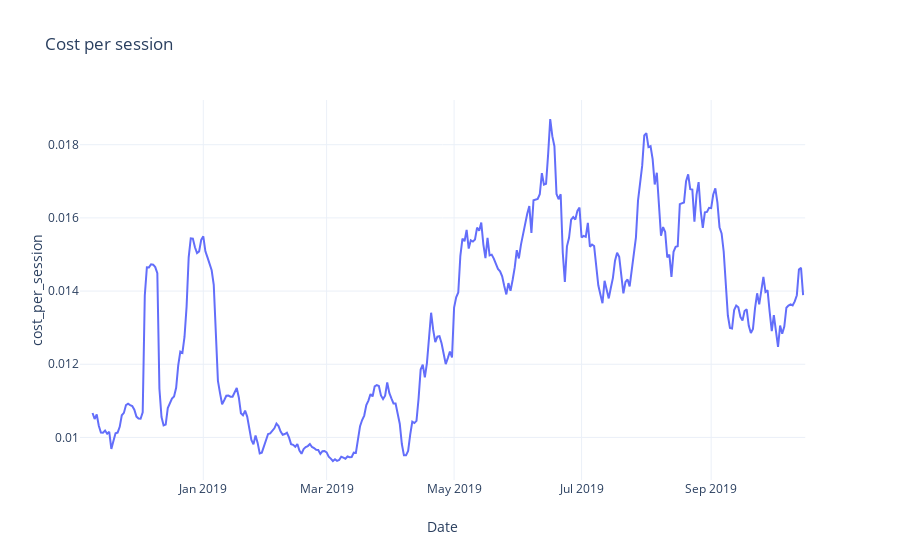

The code cell stored with this chart in its notebook:
### Code cell
pe.line(weekly, x='Date', y='cost_per_session', template=template, title="Cost per session")

### Figure 1 — Plotly figure (JSON) as saved in the notebook; plotly's stock layout.template omitted (floating-point values rounded to 4 significant figures; data arrays with more than 128 entries replaced by an {"elided": "..."} marker saying what was removed)
{"data": [{"hoverlabel": {"namelength": 0}, "hovertemplate": "Date=%{x}<br>cost_per_session=%{y}", "legendgroup": "", "line": {"color": "#636efa", "dash": "solid"}, "mode": "lines", "name": "", "showlegend": false, "type": "scatter", "x": {"elided": "348 str values"}, "xaxis": "x", "y": {"elided": "348 float values"}, "yaxis": "y"}], "layout": {"autosize": true, "legend": {"tracegroupgap": 0}, "title": {"text": "Cost per session"}, "xaxis": {"anchor": "y", "autorange": true, "domain": [0, 0.98], "range": ["2018-11-03", "2019-10-16"], "title": {"text": "Date"}, "type": "date"}, "yaxis": {"anchor": "x", "autorange": true, "domain": [0, 1], "range": [0.008837, 0.01922], "title": {"text": "cost_per_session"}, "type": "linear"}}}
